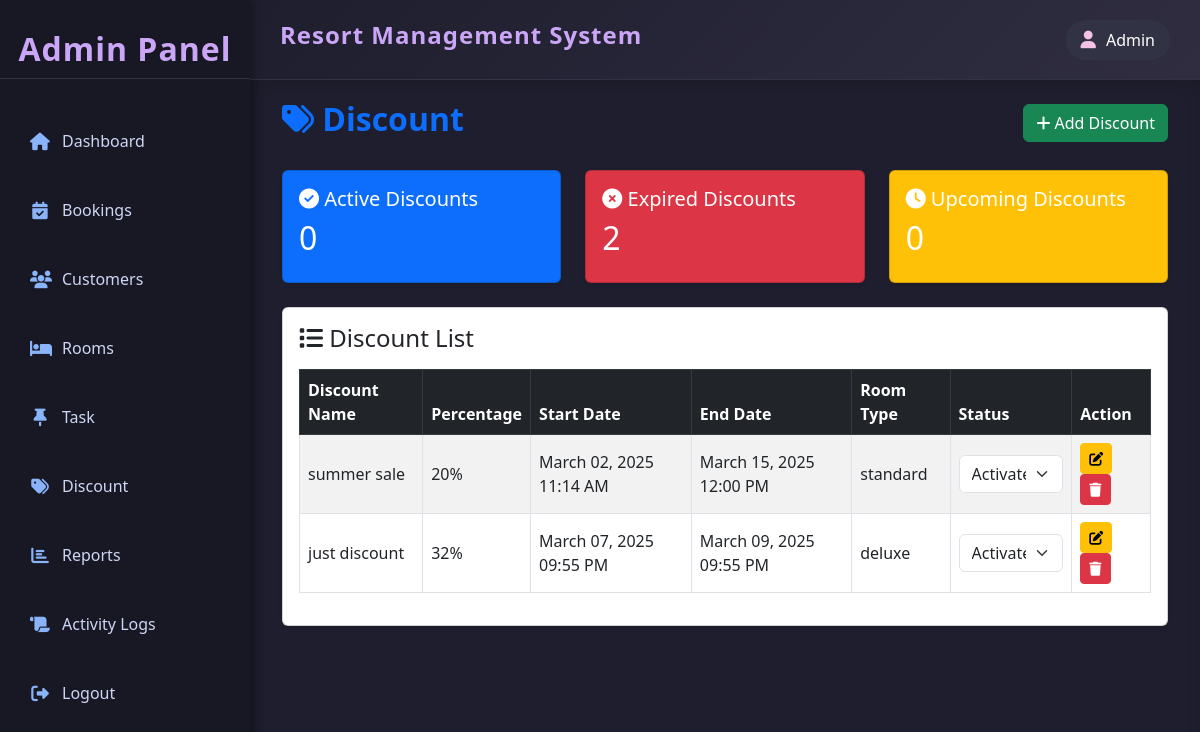
Before: /admin/discount/index.php (signed in) with the older database file.
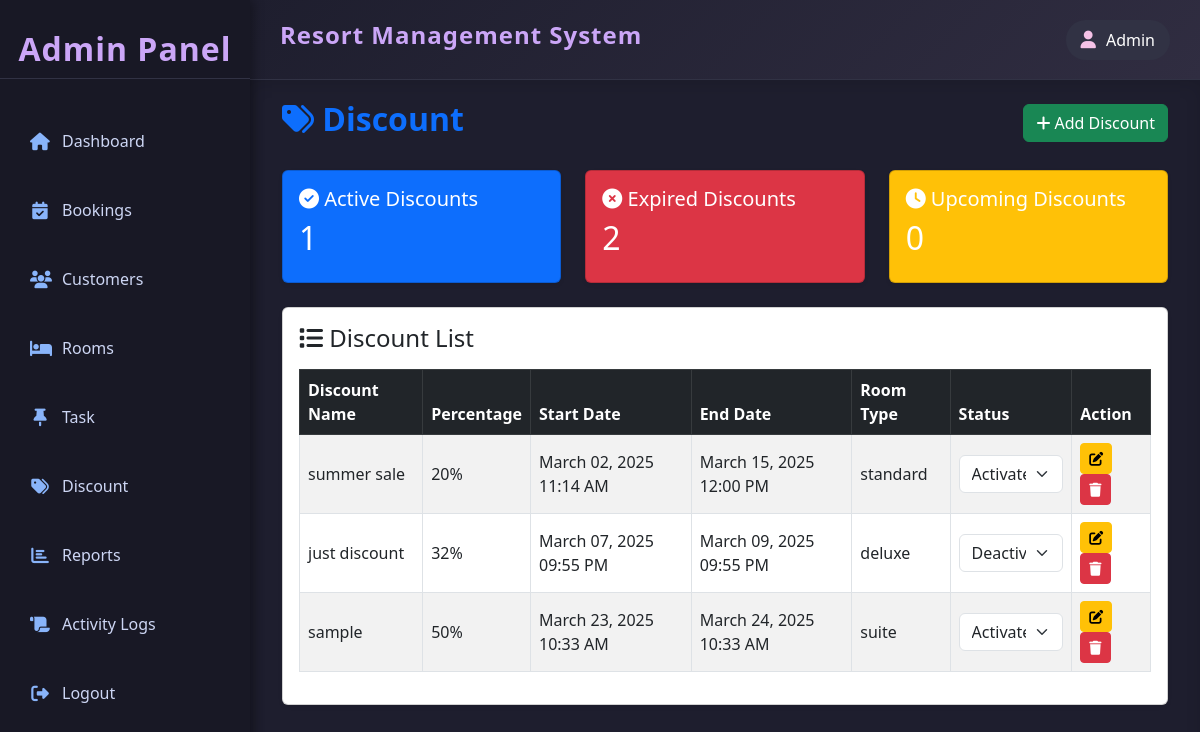
After: the same page with the newer database file.
### tables this page shows
CREATE TABLE IF NOT EXISTS `discount` (
  `discount_id` int(11) NOT NULL AUTO_INCREMENT,
  `discount_name` varchar(50) NOT NULL,
  `discount_percentage` int(11) NOT NULL,
  `discount_start` datetime NOT NULL,
  `discount_end` datetime NOT NULL,
  `discount_status` enum('activate','deactivate') NOT NULL,
  `applicable_room` enum('standard','single_room','deluxe','family_room','studio_room','suite') NOT NULL,
  `created_at` datetime NOT NULL DEFAULT current_timestamp(),
  `updated_at` datetime NOT NULL DEFAULT current_timestamp(),
  PRIMARY KEY (`discount_id`)
);

### admin/includes/system_update.php (called while the page is built, shortened)
<?php
$track_query="SELECT
(SELECT COUNT(*) FROM discount WHERE discount_start<=NOW() && discount_end>=NOW()) AS active_discount,
(SELECT COUNT(*) FROM discount WHERE discount_start<NOW() && discount_end<NOW()) AS expired_discount,
(SELECT COUNT(*) FROM discount WHERE discount_start>NOW() && discount_end>NOW()) AS upcoming_discount;";
?>

### admin/discount/index.php (the view, shortened to what the changed rows need)
<?php
include('../../resources/database/config.php');
include ('../includes/template.php');
include("../includes/system_update.php");
$discount="SELECT * FROM discount ";
$result=mysqli_query($conn,$discount);
$track_result=mysqli_query($conn,$track_query);
$track=mysqli_fetch_assoc($track_result);
?>
<div class="content" style="color:#fff;">
    <div class="container-fluid">
        <div class="d-flex justify-content-between align-items-center mb-4">
            <h2 class="fw-bold text-primary"><i class="fas fa-tags"></i> Discount</h2>
        </div>
        <div class="row mb-4">
            <div class="col-md-4">
                <div class="card text-white bg-primary shadow-sm">
                    <div class="card-body">
                        <h5 class="card-title"><i class="fas fa-check-circle"></i> Active Discounts</h5>
                        <h2><?php echo $track['active_discount'] ?></h2>
                    </div>
                </div>
            </div>
            <div class="col-md-4">
                <div class="card text-white bg-danger shadow-sm">
                    <div class="card-body">
                        <h2><?php echo $track['expired_discount'] ?></h2>
                    </div>
                </div>
            </div>
            <div class="col-md-4">
                <div class="card text-white bg-warning shadow-sm">
                    <div class="card-body">
                        <h2><?php echo $track['upcoming_discount'] ?></h2>
                    </div>
                </div>
            </div>
        </div>
        <div class="card shadow-sm">
            <div class="card-body">
                <div class="table-responsive">
                    <table class="table table-bordered table-striped align-middle">
                        <thead class="table-dark">
                            <tr>
                                <th>Discount Name</th>
                                <th>Percentage</th>
                                <th>Start Date</th>
                                <th>End Date</th>
                                <th>Room Type</th>
                                <th>Status</th>
                                <th>Action</th>
                            </tr>
                        </thead>
                        <tbody>
                            <?php while($row=mysqli_fetch_assoc($result)){
                                $start = date("F d, Y h:i A", strtotime($row['discount_start']));
                                $end= date("F d, Y h:i A", strtotime($row['discount_end']));
                                $status=($row['discount_status'] == 'activate') ? 'selected' : '';
                                echo " <tr>
                                            <td>{$row['discount_name']}</td>
                                            <td>{$row['discount_percentage']}%</td>
                                            <td>$start</td>
                                            <td>$end</td>
                                            <td>{$row['applicable_room']}</td>
                                            <td><form action='update.php?id={$row['discount_id']}' method='POST'>
                                                <select class='form-select' name='status' onchange='this.form.submit()'>
                                                <option value='activate' ". ($status ? "selected" : "") .">Activate</option>
                                                <option value='deactivate' ". ($status ? "" : "selected") .">Deactivate</option>
                                                </select>
                                                <input type='hidden' name='applicable_room' value='{$row['applicable_room']}'>
                                            </form>
                                            </td>
                                            <td>
                                                <a class='btn btn-sm btn-warning' href='edit.php?id={$row['discount_id']}'><i class='fas fa-edit'></i></a>
                                                <a class='btn btn-sm btn-danger' href='delete.php?id={$row['discount_id']}'><i class='fas fa-trash'></i></a>
                                            </td>
                                        </tr>";
                            } ?>
                        </tbody>
                    </table>
                </div>
            </div>
        </div>
    </div>
</div>

Changed rows visible on the page:
changed discount "just discount": status "Activate" → "Deactivate"
added discount: discount_name "sample", discount_percentage "50", discount_start "March 23, 2025 10:33 AM", discount_end "March 24, 2025 10:33 AM", applicable_room "suite", status "Activate"
Other visible differences:
$track['active_discount']: "0" → "1"
